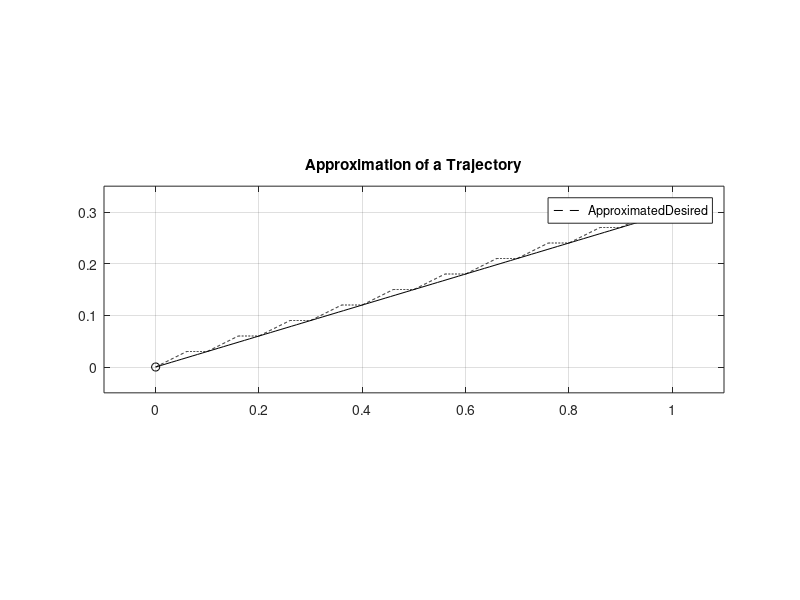

The MATLAB source for this figure:
function plotEx()
figure;
y2 = 0;
for i=0:0.1:0.9
	x1 = linspace(i,i+0.06);
	y1 = 0.5*(x1-x1(1)) + y2(end);
	x2 = linspace(i+0.06, i+0.1);
	y2 = y1(end) + 0*x2;
	f1=plot(x1,y1,'--k');
	hold on;
	plot(x2,y2,'--k');
end
x = linspace(0,1);
f2=plot(x,0.3*x,'k');
axis equal
xlim([-0.1,1.1]);
ylim([-0.05,0.35]);
plot(0,0,'ok')
plot(1,0.3,'^k')
legend([f1,f2], ["Approximated", "Desired"])
title("Approximation of a Trajectory")
grid on;
end